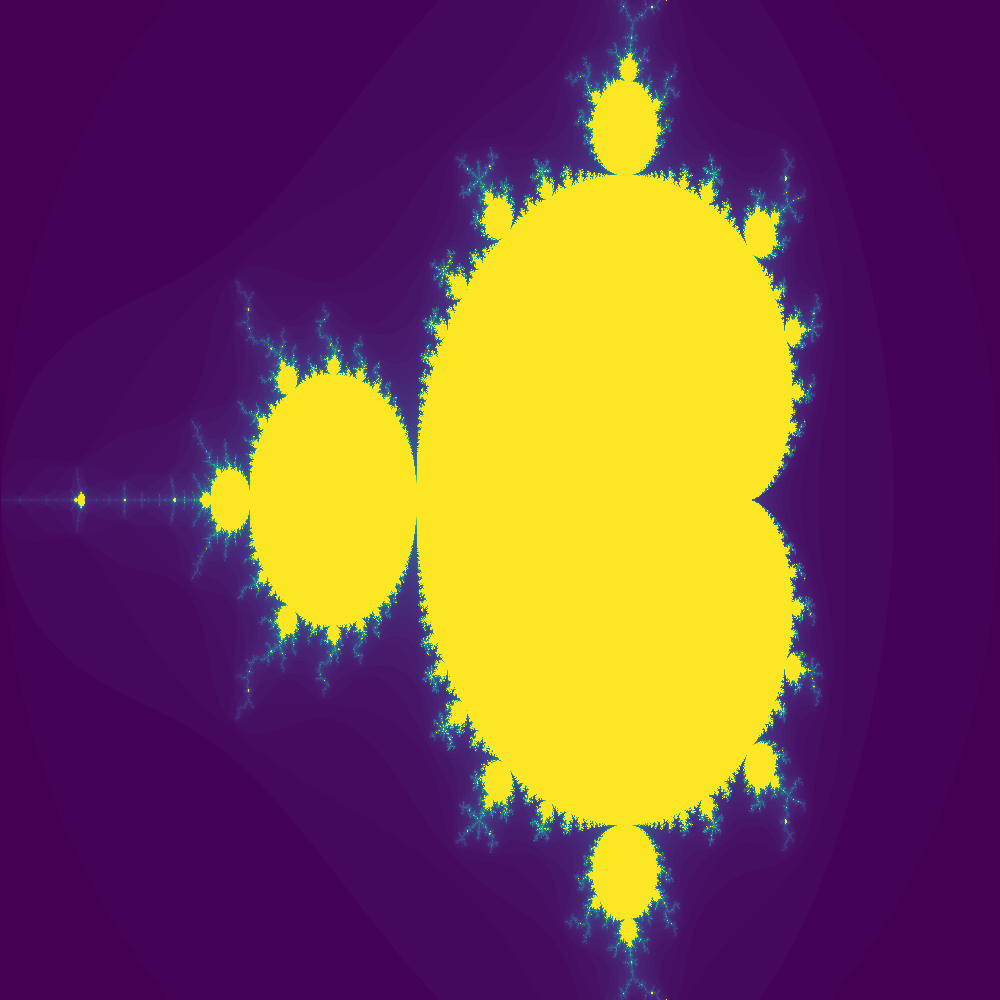

This figure's Python source:
import numpy as np
import matplotlib.pyplot as plt

np.set_printoptions(precision = 2, floatmode='fixed')

def complexmat(N, z0, z1):
    # skapar en N x N-matris med komplexa tal a + bi
    # där re(z0) <= a <= re(z1) och im(z1) <= b <= im(z0)
    # (jämnt fördelade i matrisen)
 
    xs = np.linspace(z0.real, z1.real, num = N)  # realdelar
    ys = np.linspace(z0.imag, z1.imag, num = N)  # imaginärdelar
 
    # skapa två matriser med real- respektive imaginärdelar
    [X, Y] = np.meshgrid(xs, ys)
 
    # matrisen X innehåller resultatets realdelar
    # matrisen Y innehåller resultatets imaginärdelar
 
    return X + Y * 1j    # Vi multiplicerar Y med 1j, då Y är imaginärdelen.

def converge(c):
    # Kollar hur många upprepningar av serien som krävs för att värdet ska
    # divergera. z divergerar om |z| > 2
    iterations = 0

    z0 = c
    
    for k in range(100):
        iterations += 1
        c = c**2 + z0
        if abs(c) > 2:
            break

    return iterations

# Vektoriserad version av converge
vConverge = np.vectorize(converge)

m = complexmat(1000, -2+1j, 1 - 1j)

v = vConverge(m)

plt.imshow(v, aspect = 2/3, cmap = plt.get_cmap('plasma'))
plt.show()
plt.imsave('mandelbrot.png', v)

m1 = complexmat(200, -0.7 + 0.7j, -0.5 + 0.6j)
v1 = vConverge(m1)

plt.imshow(v1, aspect = 1/2, cmap = plt.get_cmap('Spectral'))
plt.show()

m2 = complexmat(200, -1.4 + 0.48j, -1.1 + 0.24j)
v2 = vConverge(m2)

plt.imshow(v2, aspect = 4/5, cmap = plt.get_cmap('cubehelix'))
plt.show()
